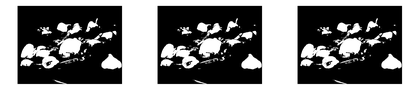
%> input picture ComputerVision/Ass2/pepperAsIntensityTreshold.png, 420 x 97 px, shrunk from 2058 x 477 before the run
$ octave imagesAsIntensity.m   (GNU Octave 9; MATLAB toolbox functions it lacks are replaced by stand-ins)
%> lines starting %> are read from the running program, lines starting %| are printed output that depends on the picture
%Read and display an RGB image, and then convert it to grayscale.
%Read the sample file, peppers.png, and display the RGB image.

img = imread('pepperAsIntensityTreshold.png');
%> img is the input picture: size 97x420 uint8; min 0, max 255, mean 130
imshow(img)
% I = rgb2gray(RGB);
figure
imshow(img)
imhist(img);
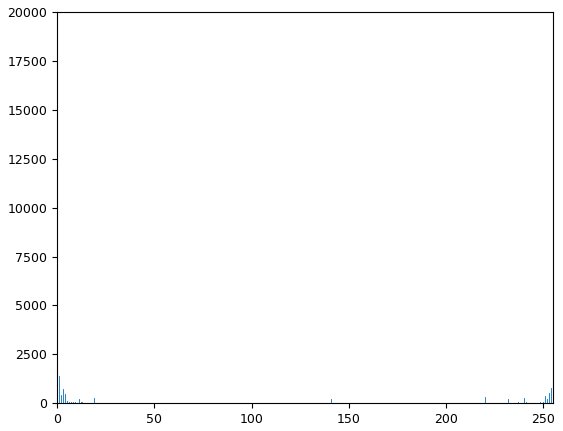
%> figure redrawn from the program's plot data; highest point at x = 255, y = 16236
% Ihisteq = histeq(I);
% imshow(Ihisteq);


clc; clear all; close all;
g=imread('pepperAsIntensity.png');
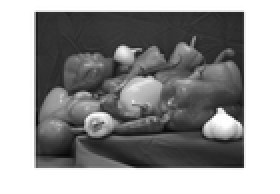
%> input picture ComputerVision/Ass2/pepperAsIntensity.png, 140 x 97 px, shrunk from 686 x 477 before the run (shown 2 times larger)
%> g is the input picture: size 97x140x3 uint8; min 6, max 255, mean 150.7
h=rgb2gray(g);
[M,N]=size(h);
%> M = 97; N = 140

t=1:256;
n=0:255;
count=0;

for z=1:256
    for i=1:M
        for j=1:N

            if h(i,j)==z-1
                count=count+1;
            end
        end
    end
            t(z)=count;
            count=0;
end
%> after the loop, t = 256 values, max 4748 at index 256, min 0 at index 1, mean 53.05
disp(t')
%> (printed output is left out)

stem(n,t);
grid on;
ylabel('no. of pixels with such intensity levels---->');
xlabel('intensity levels---->'); title('HISTOGRAM OF THE IMAGE')
%> after `title('HISTOGRAM OF THE IMAGE')`:
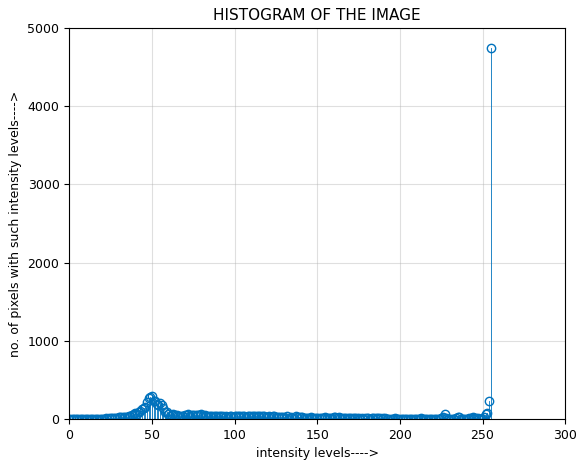
%> figure redrawn from the program's plot data; highest point at x = 255, y = 4748
